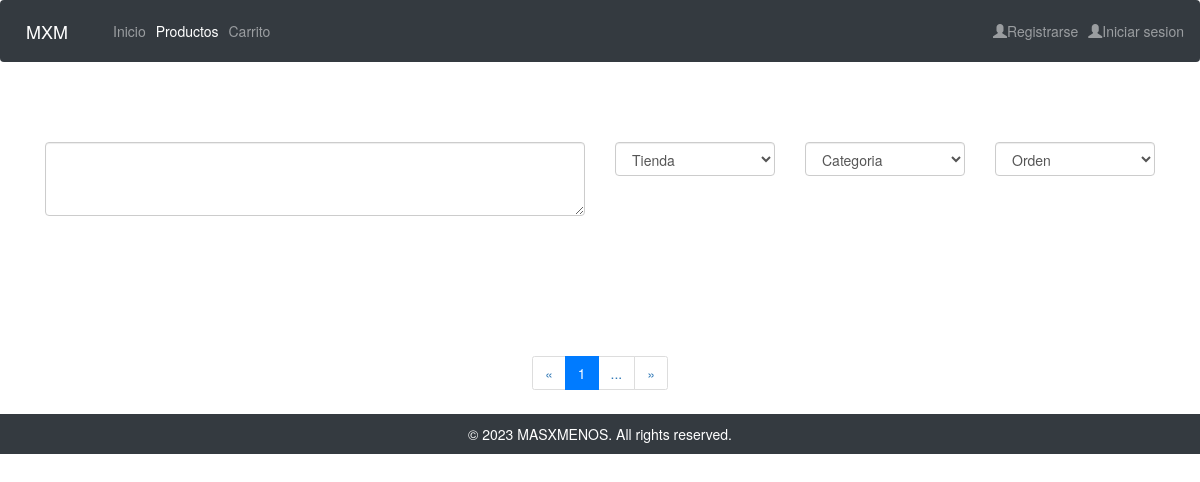
The page /catalog/productos/0/asc/1 on the database as committed earlier.
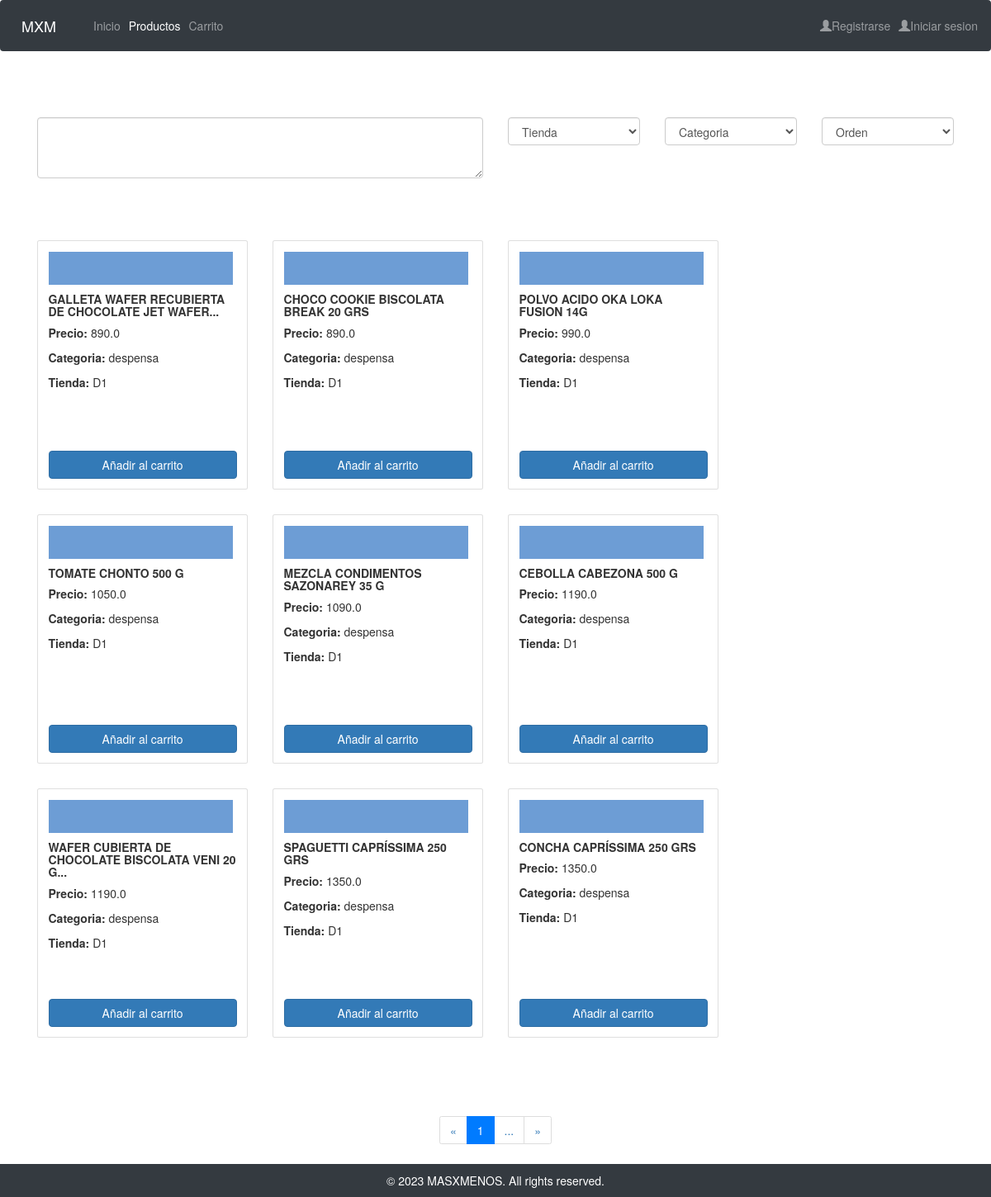
The same page on the database as committed later.
### catalog/models.py (models this page shows, shortened)
class Producto(models.Model):
    name = models.CharField(max_length=100)
    price = models.FloatField()
    store = models.ForeignKey('Tienda',on_delete=models.SET_NULL, null=True)
    cat = models.ForeignKey('Categoria',on_delete=models.SET_NULL, null=True)

class Tienda(models.Model):
    name = models.CharField(max_length=20)
    def __str__(self) -> str:
        return self.name

class Categoria(models.Model):
    name  = models.CharField(max_length=20)
    def __str__(self) -> str:
        return self.name

### catalog/views.py (the view)
# urls.py: path('productos/<int:id>/<str:order>/<str:cat>', views.productosn, name='productosn'),
def productosn(request,id,order,cat):
    i=id*9
    n = i+9  # number of objects to retrieve
    tiendas = Tienda.objects.all()
    cats = Categoria.objects.all()
    if cat !='all' :
        if(order=='asc'):
            products = Producto.objects.all().filter(cat=cat).order_by('price')[i:n]
        else:
            products = Producto.objects.all().filter(cat=cat).order_by('-price')[i:n]
    else:
        if(order=='asc'):
            products = Producto.objects.all().order_by('price')[i:n]
        else:
            products = Producto.objects.all().order_by('-price')[i:n]
    rows = [products[0:3],products[3:6],products[6:9]]
    context ={
        'products':products,
        'rows':rows,
        'prev':id-1 if id>0 else id,
        'next':id+1,
        'order':order,
        'stores':tiendas,
        'cats':cats,
        'cat':cat,
    }
    return render(request,'productos.html',context=context)

### catalog/templates/productos.html (shortened to what this page needs)
{% extends "main_template.html" %}
{% block content %}
    <link rel="stylesheet" href="https://maxcdn.bootstrapcdn.com/bootstrap/3.4.1/css/bootstrap.min.css">
    <link rel="stylesheet" href="https://cdnjs.cloudflare.com/ajax/libs/font-awesome/4.7.0/css/font-awesome.min.css">
    <p>&nbsp;</p>
    <p>&nbsp;</p>
    <div class="row">
      <div class="col-md-6">
          <textarea class="form-control" rows="3"></textarea>
      </div>
      <div class="col-md-2">
          <select class="form-control">
              <option disabled selected>Tienda</option>
          </select>
      </div>
      <div class="col-md-2">
          <select class="form-control">
              <option disabled selected>Categoria</option>
          </select>
      </div>
      <div class="col-md-2">
          <select class="form-control">
              <option disabled selected>Orden</option>
          </select>
      </div>
  </div>
    <p>&nbsp;</p>
    <p>&nbsp;</p>
    {% for row in rows %}
    <div class="row">
        {% for product in row %}
        <div class="col-md-3 p-4">
            <div class="card product-card">
                <div class="card-body d-flex flex-column">
                    <div class="{{product.store}}"></div>
                    <h5 class="card-title"><strong>{{product.name}}</strong></h5>
                    <p class="card-text"><strong>Precio:</strong> {{product.price}}</p>
                    <p class="card-text"><strong>Categoria: </strong>{{product.cat}}</p>
                    <p class="card-text"><strong>Tienda: </strong>{{product.store}}</p>
                    <a href="#" class="btn btn-primary mt-auto">Añadir al carrito</a>
                </div>
            </div>
        </div>
        {% endfor %}
    </div>
    {% endfor %}
    <p>&nbsp;</p>
    <p>&nbsp;</p>
    <div class="row">
        <div class="col-md-12 text-center">
          <ul class="pagination">
            {% if id == 0 %}
              <li class="page-item disabled">
                <a class="page-link" href="#">«</a>
              </li>
            {% else %}
              <li class="page-item">
                <a class="page-link" href="{% url 'productosn' id=prev order=order cat=cat %}">«</a>
              </li>
            {% endif %}
            <li class="page-item active">
              <a class="page-link" href="{% url 'productosn' id=1 order=order cat=cat %}">1</a>
            </li>
            <li class="page-item">
              <a class="page-link" href="#">...</a>
            </li>
            <li class="page-item">
              <a class="page-link" href="{% url 'productosn' id=next order=order cat=cat %}">»</a>
            </li>
          </ul>
        </div>
      </div>
{% endblock %}

Rows that differ between the two databases and show on the page:
now on this page (row edited): Producto: name "GALLETA WAFER RECUBIERTA DE CHOCOLATE JET WAFER...", price "890.0", cat "despensa", store "D1"
now on this page (row edited): Producto: name "CHOCO COOKIE BISCOLATA BREAK 20 GRS", price "890.0", cat "despensa", store "D1"
now on this page (row edited): Producto: name "POLVO ACIDO OKA LOKA FUSION 14G", price "990.0", cat "despensa", store "D1"
now on this page (row edited): Producto: name "TOMATE CHONTO 500 G", price "1050.0", cat "despensa", store "D1"
now on this page (row edited): Producto: name "MEZCLA CONDIMENTOS SAZONAREY 35 G", price "1090.0", cat "despensa", store "D1"
now on this page (row edited): Producto: name "CEBOLLA CABEZONA 500 G", price "1190.0", cat "despensa", store "D1"
now on this page (row edited): Producto: name "WAFER CUBIERTA DE CHOCOLATE BISCOLATA VENI 20 G...", price "1190.0", cat "despensa", store "D1"
now on this page (row edited): Producto: name "SPAGUETTI CAPRÍSSIMA 250 GRS", price "1350.0", cat "despensa", store "D1"
now on this page (row edited): Producto: name "CONCHA CAPRÍSSIMA 250 GRS", price "1350.0", cat "despensa", store "D1"
